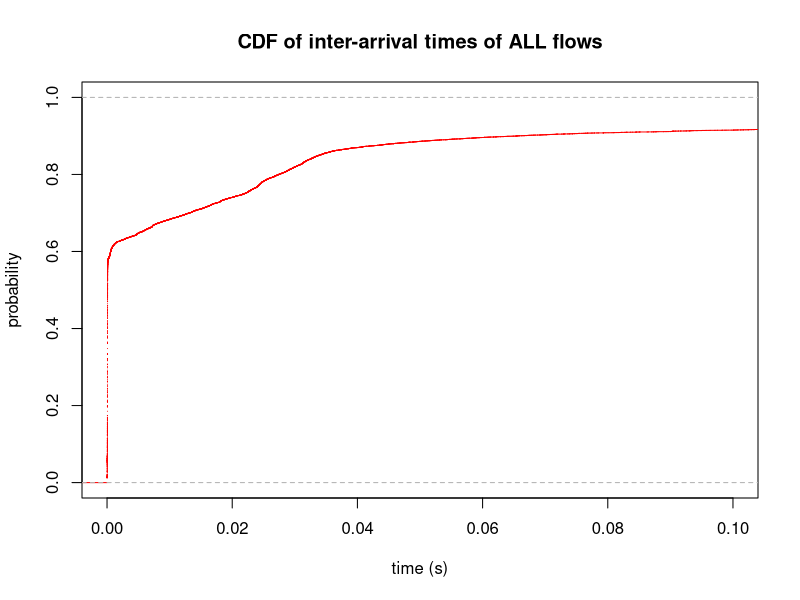

This figure's R source:
all_times = read.csv(file="../../data/perflow/all_arrivel_time.csv", header=TRUE, sep=",")
udp_times = read.csv(file="../../data/perflow/udp_arrivel_time.csv", header=TRUE, sep=",")

all_cdf = ecdf(all_times$time)
udp_cdf = ecdf(udp_times$time)

plot(all_cdf, col="red", main="CDF of inter-arrival times of ALL flows", xlab="time (s)", ylab="probability", xlim=c(0,0.1), ylim=c(0,1))
dev.print(png, '../../plots/perflow/interarrival_all.png', width=500)

#quit()
